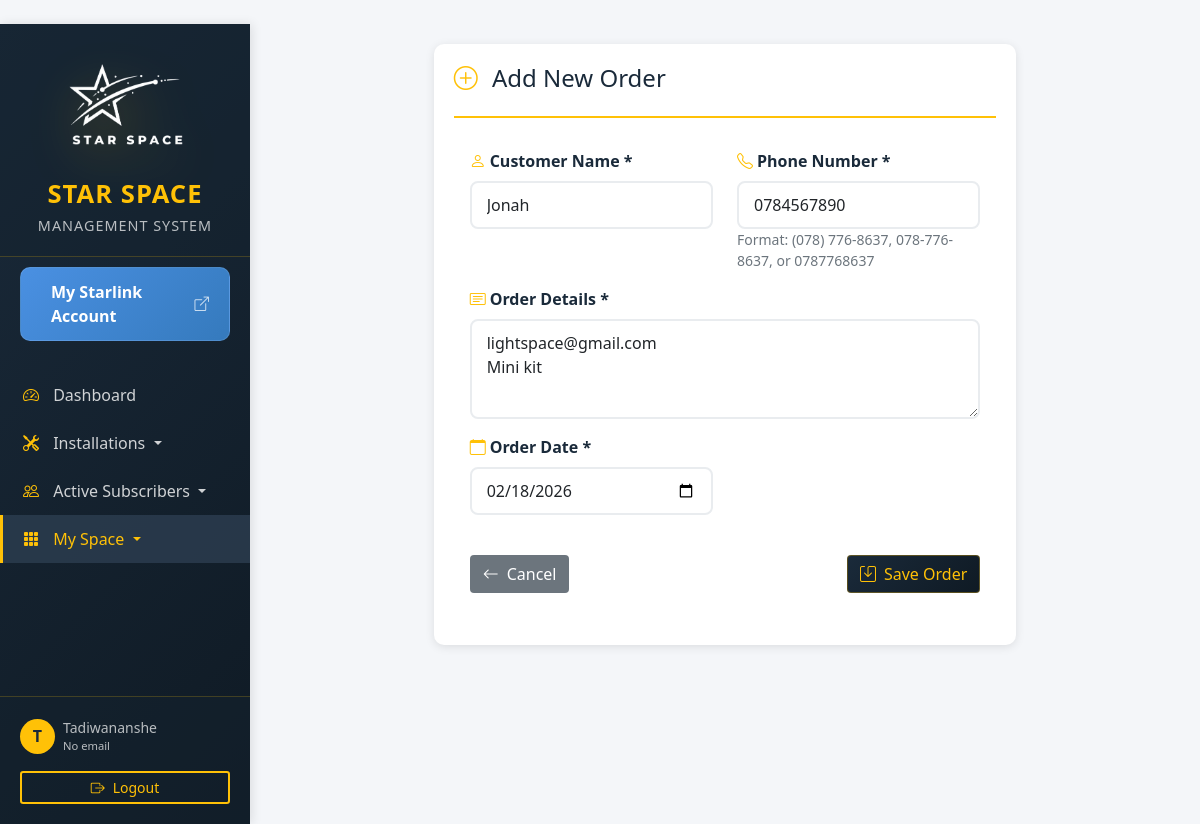
Screenshot of /orders/2/edit/ (signed in) with the database file from the repository.
### clients/models.py (models this page shows, shortened)
class Order(models.Model):
    name = models.CharField(max_length=200)
    order_details = models.TextField(verbose_name="Order")
    phone = models.CharField(max_length=20, validators=[
        RegexValidator(
            regex=r'^\(?\d{3}\)?[\s.-]?\d{3}[\s.-]?\d{4}$',
            message='Enter a valid phone number. Formats: (078) 776-8637, 078-776-8637, or 0787768637'
        )
    ])
    order_date = models.DateField(default=timezone.now)
    created_at = models.DateTimeField(auto_now_add=True)
    updated_at = models.DateTimeField(auto_now=True)
    class Meta:
        ordering = ['-order_date', '-created_at']

### clients/views.py (the view)
# urls.py: path('orders/<int:pk>/edit/', views.edit_order, name='edit_order'),
@login_required(login_url='clients:login')
def edit_order(request, pk):
    order = get_object_or_404(Order, pk=pk)
    if request.method == 'POST':
        form = OrderForm(request.POST, instance=order)
        if form.is_valid():
            form.save()
            messages.success(request, f'Order for {order.name} updated successfully!')
            return redirect('clients:order_detail', pk=order.pk)
    else:
        form = OrderForm(instance=order)
    return render(request, 'clients/order_form.html', {'form': form, 'type': 'Order'})

### clients/forms.py
class OrderForm(forms.ModelForm):
    class Meta:
        model = Order
        fields = ['name', 'order_details', 'phone', 'order_date']
        widgets = {
            'order_date': forms.DateInput(attrs={'type': 'date', 'class': 'form-control'}),
            'name': forms.TextInput(attrs={'class': 'form-control', 'placeholder': 'Enter customer name'}),
            'order_details': forms.Textarea(attrs={'class': 'form-control', 'rows': 3, 'placeholder': 'Enter order details'}),
            'phone': forms.TextInput(attrs={'class': 'form-control', 'placeholder': 'e.g., 078-776-8637'}),
        }
        labels = {
            'order_details': 'Order',
        }

### templates/clients/order_form.html (shortened to what this page needs)
{% extends 'base.html' %}
{% load static %}
{% block content %}
<div class="container-fluid">
    <div class="row justify-content-center">
        <div class="col-md-8">
            <div class="custom-card">
                <div class="card-header" style="border-bottom: 2px solid #ffc107;">
                    <h4 style="color: #1a2a3a;">
                        <i class="bi bi-{% if type == 'Order' %}plus-circle{% else %}pencil{% endif %} me-2" style="color: #ffc107;"></i>
                        {% if type == 'Order' %}Add New{% else %}Edit{% endif %} Order
                    </h4>
                </div>
                <div class="card-body">
                    <form method="POST" novalidate>
                        <div class="row">
                            <div class="col-md-6 mb-3">
                                <label for="{{ form.name.id_for_label }}" class="form-label" style="color: #1a2a3a; font-weight: 600;">
                                    <i class="bi bi-person me-1" style="color: #ffc107;"></i>Customer Name *
                                </label>
                                {{ form.name }}
                            </div>
                            <div class="col-md-6 mb-3">
                                <label for="{{ form.phone.id_for_label }}" class="form-label" style="color: #1a2a3a; font-weight: 600;">
                                    <i class="bi bi-telephone me-1" style="color: #ffc107;"></i>Phone Number *
                                </label>
                                {{ form.phone }}
                                <small class="text-muted">Format: (078) 776-8637, 078-776-8637, or 0787768637</small>
                            </div>
                        </div>
                        <div class="row">
                            <div class="col-md-12 mb-3">
                                <label for="{{ form.order_details.id_for_label }}" class="form-label" style="color: #1a2a3a; font-weight: 600;">
                                    <i class="bi bi-card-text me-1" style="color: #ffc107;"></i>Order Details *
                                </label>
                                {{ form.order_details }}
                            </div>
                        </div>
                        <div class="row">
                            <div class="col-md-6 mb-3">
                                <label for="{{ form.order_date.id_for_label }}" class="form-label" style="color: #1a2a3a; font-weight: 600;">
                                    <i class="bi bi-calendar me-1" style="color: #ffc107;"></i>Order Date *
                                </label>
                                {{ form.order_date }}
                            </div>
                        </div>
                        <div class="d-flex justify-content-between mt-4">
                            <a href="{% url 'clients:order_list' %}" class="btn" style="background: #6c757d; color: white;">
                                <i class="bi bi-arrow-left me-2"></i>Cancel
                            </a>
                            <button type="submit" class="btn" style="background: linear-gradient(135deg, #1a2a3a, #0f1a24); color: #ffc107; border: 1px solid rgba(255, 193, 7, 0.3);">
                                <i class="bi bi-save me-2"></i>Save Order
                            </button>
                        </div>
                    </form>
                </div>
            </div>
        </div>
    </div>
</div>
{% endblock %}

### templates/base.html (shortened to what this page needs)
﻿<!DOCTYPE html>
<html lang="en">
<head>
    {% load static %}
    <link href="https://cdn.jsdelivr.net/npm/bootstrap@5.1.3/dist/css/bootstrap.min.css" rel="stylesheet">
    <link rel="stylesheet" href="https://cdn.jsdelivr.net/npm/bootstrap-icons@1.8.1/font/bootstrap-icons.css">
</head>
</head>
<body>
    <div class="wrapper">
        <nav id="sidebar">
            <div class="sidebar-header">
                <div class="sidebar-logo">
                    <img src="{% static 'images/bg3.png' %}" alt="Star Space Logo">
                </div>
                <h3>STAR SPACE</h3>
                <p class="text-white-50 small mb-0">Management System</p>
            </div>
            <a href="https://www.starlink.com/account" target="_blank" class="starlink-btn">
                <span>My Starlink Account</span>
                <i class="bi bi-box-arrow-up-right" style="font-size: 0.9rem; opacity: 0.8;"></i>
            </a>
            <ul class="list-unstyled components">
                <li class="{% if request.resolver_match.url_name == 'dashboard' %}active{% endif %}">
                    <a href="{% url 'clients:dashboard' %}">
                        <i class="bi bi-speedometer2"></i> Dashboard
                    </a>
                </li>
                <li class="{% if 'installation' in request.resolver_match.url_name %}active{% endif %}">
                    <a href="#installationsSubmenu" data-bs-toggle="collapse" aria-expanded="false" class="dropdown-toggle">
                        <i class="bi bi-tools"></i> Installations
                    </a>
                </li>
                <li class="{% if 'subscriber' in request.resolver_match.url_name %}active{% endif %}">
                    <a href="#subscribersSubmenu" data-bs-toggle="collapse" aria-expanded="false" class="dropdown-toggle">
                        <i class="bi bi-people"></i> Active Subscribers
                    </a>
                </li>
                <li class="{% if 'order' in request.resolver_match.url_name %}active{% endif %}">
                    <a href="#mySpaceSubmenu" data-bs-toggle="collapse" aria-expanded="false" class="dropdown-toggle">
                        <i class="bi bi-grid-3x3-gap-fill"></i> My Space
                    </a>
                </li>
            </ul>
            <div class="sidebar-footer">
                {% if user.is_authenticated %}
                <div class="d-flex align-items-center mb-3">
                    <div class="avatar-circle me-2">
                        {{ user.username|make_list|first|upper }}
                    </div>
                    <div class="flex-grow-1">
                        <small class="text-white-50 d-block">{{ user.username }}</small>
                        <small class="text-white-50" style="font-size: 0.7rem;">{{ user.email|default:"No email"|truncatechars:20 }}</small>
                    </div>
                </div>
                <div class="d-grid gap-2">
                    <a href="{% url 'clients:logout' %}" class="btn btn-outline-warning btn-sm">
                        <i class="bi bi-box-arrow-right me-2"></i>Logout
                    </a>
                </div>
                {% endif %}
            </div>
        </nav>
        <div id="content">
            {% block content %}
            {% endblock %}
        </div>
    </div>
</body>
</html>

### templates/base.html (style rules this page uses)
body { background: #f4f6f9; margin: 0; padding: 0; overflow-x: hidden; }
.wrapper { display: flex; width: 100%; align-items: stretch; }
#sidebar { min-width: 250px; max-width: 250px; background: linear-gradient(135deg, #1a2a3a 0%, #0f1a24 100%); color: #fff; transition: all 0.3s; height: 100vh; position: sticky; top: 0; box-shadow: 2px 0 10px rgba(0,0,0,0.1); display: flex; flex-direction: column; }
#sidebar .sidebar-header { padding: 20px; background: rgba(21, 35, 46, 0.5); border-bottom: 1px solid rgba(255, 193, 7, 0.2); text-align: center; }
.sidebar-logo { width: 120px; height: 120px; margin: 0 auto 15px; animation: float 3s ease-in-out infinite; filter: drop-shadow(0 15px 25px rgba(255, 193, 7, 0.4)); }
.sidebar-logo img { width: 100%; height: 100%; object-fit: contain; }
#sidebar .sidebar-header h3 { color: #ffc107; margin: 15px 0 5px 0; font-size: 1.6rem; font-weight: 600; letter-spacing: 1px; }
#sidebar .sidebar-header p { color: rgba(255, 255, 255, 0.7) !important; margin-top: 5px; font-size: 0.9rem; text-transform: uppercase; letter-spacing: 1px; }
#sidebar ul.components { padding: 20px 0; flex: 1; overflow-y: auto; }
#sidebar ul li a { padding: 12px 20px; font-size: 1rem; display: block; color: rgba(255, 255, 255, 0.8); text-decoration: none; transition: all 0.3s; border-left: 3px solid transparent; }
#sidebar ul li.active > a { color: #ffc107; background: rgba(44, 62, 80, 0.8); border-left: 3px solid #ffc107; }
#sidebar ul li a i { margin-right: 10px; width: 20px; text-align: center; color: #ffc107; }
#content { width: 100%; padding: 20px; min-height: 100vh; transition: all 0.3s; background: #f4f6f9; }
.sidebar-footer { padding: 20px; border-top: 1px solid rgba(255, 193, 7, 0.2); background: rgba(21, 35, 46, 0.5); }
.avatar-circle { width: 35px; height: 35px; border-radius: 50%; display: flex; align-items: center; justify-content: center; font-weight: bold; font-size: 1rem; background-color: #ffc107; color: #1a2a3a; }
.text-white-50 { color: rgba(255, 255, 255, 0.7) !important; }
.btn-outline-warning { color: #ffc107; border-color: #ffc107; border-width: 2px; }
.starlink-btn { background: linear-gradient(135deg, #4a90e2 0%, #357abd 100%); border: none; color: white; font-weight: 600; padding: 12px 20px; border-radius: 10px; margin: 10px 20px; display: flex; align-items: center; justify-content: center; gap: 10px; transition: all 0.3s ease; border: 1px solid rgba(255, 255, 255, 0.1); cursor: pointer; text-decoration: none; }
.starlink-btn i { font-size: 1.2rem; }
.custom-card { background: white; border-radius: 10px; box-shadow: 0 2px 10px rgba(0,0,0,0.1); padding: 20px; margin-bottom: 20px; }
.custom-card .card-header { background: transparent; border-bottom: 2px solid #f4f6f9; padding: 0 0 15px 0; margin-bottom: 15px; font-weight: 600; }

### templates/clients/order_form.html (style rules this page uses)
.custom-card { background: white; border-radius: 10px; box-shadow: 0 2px 10px rgba(0,0,0,0.1); padding: 20px; }
.card-header { background: transparent; padding: 0 0 15px 0; margin-bottom: 15px; }
.form-control, .form-select { border: 2px solid #e9ecef; border-radius: 8px; padding: 10px 15px; transition: all 0.3s; }
textarea.form-control { min-height: 100px; }

### rows the page displays
Order: name "Jonah", phone "0784567890", order_details "lightspace@gmail.com Mini kit", order_date "02/18/2026"

### other values shown
{{ user.username|make_list|first|upper }} "T"
{{ user.username }} "Tadiwananshe"
{{ user.email|default:"No email"|truncatechars:20 }} "No email"
